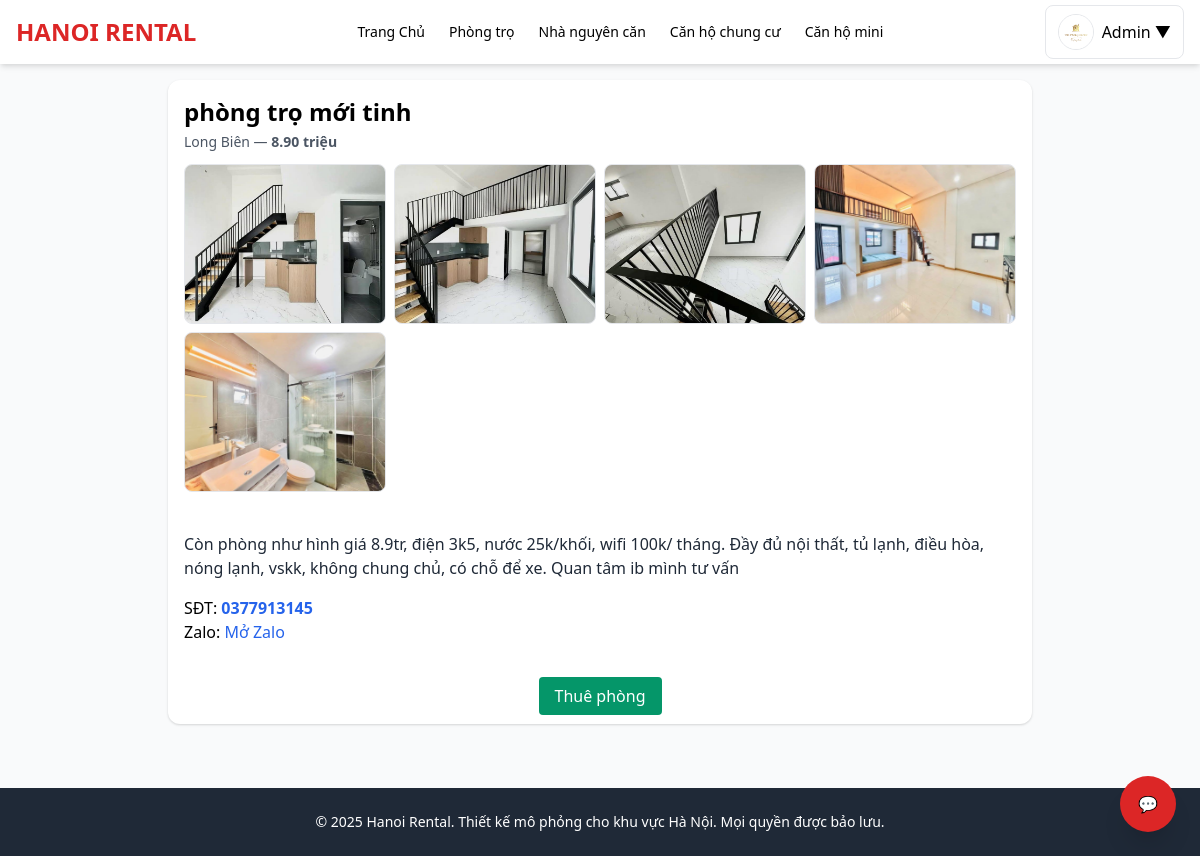
/view_post.php?id=14 (signed in), run on the app's committed database.
### tables this page shows
CREATE TABLE `posts` (
  `id` int(11) NOT NULL,
  `user_id` int(11) NOT NULL,
  `status` enum('pending','approved','rejected') DEFAULT 'pending',
  `reviewed_by` int(11) DEFAULT NULL,
  `reviewed_at` timestamp NULL DEFAULT NULL,
  `title` varchar(255) DEFAULT NULL,
  `image` varchar(255) DEFAULT NULL,
  `type` varchar(50) DEFAULT NULL,
  `khu_vuc` varchar(255) DEFAULT NULL,
  `price` varchar(50) DEFAULT NULL,
  `phone` varchar(20) DEFAULT NULL,
  `zalo` varchar(20) DEFAULT NULL,
  `description` text DEFAULT NULL,
  `status_rent` tinyint(4) DEFAULT 0,
  `created_at` timestamp NOT NULL DEFAULT current_timestamp(),
  `category` varchar(50) NOT NULL DEFAULT 'phongtro'
);

### functions.php (called while the page is built, shortened)
<?php
if (!function_exists("currentUser")) {
    function currentUser() {
        return $_SESSION['user'] ?? null;
    }
}
if (!function_exists("isAdmin")) {
    function isAdmin() {
        $u = currentUser();
        return $u && ($u['role'] ?? '') === 'admin';
    }
}

### view_post.php (the view, shortened to what this page needs)
<?php
require_once __DIR__ . '/functions.php';
function h($s) { return htmlspecialchars((string)$s, ENT_QUOTES, 'UTF-8'); }
$id = intval($_GET['id'] ?? 0);
$u = $_SESSION['user'] ?? null;
$stmt = $pdo->prepare("SELECT * FROM posts WHERE id = ? LIMIT 1");
$stmt->execute([$id]);
$post = $stmt->fetch(PDO::FETCH_ASSOC);
$isOwner = ($u && $u['id'] == $post['user_id']);
$imgsStmt = $pdo->prepare("SELECT filename FROM post_images WHERE post_id = ?");
$imgsStmt->execute([$id]);
$rows = $imgsStmt->fetchAll(PDO::FETCH_COLUMN);
$basePublic = '/hiihi';
$uploadsPublic = rtrim($basePublic, '/') . '/uploads/';
$defaultImg = rtrim($basePublic, '/') . '/assets/default.png';
$images = [];
foreach ($rows as $fn) {
    $clean = basename($fn);
    $disk = __DIR__ . '/uploads/' . $clean;
    if (is_file($disk))
        $images[] = $uploadsPublic . rawurlencode($clean);
    else
        $images[] = $defaultImg;
}
require_once __DIR__ . '/header.php';
?>
<main class="max-w-4xl mx-auto p-4">
    <div class="bg-white p-4 rounded-xl shadow">
        <h2 class="text-2xl font-bold mb-1"><?= h($post['title']) ?></h2>
        <p class="text-gray-600 text-sm mb-3">
            <?= h($post['khu_vuc']) ?> —
            <b><?= number_format($post['price'], 2) ?> triệu</b>
        </p>
        <div class="grid grid-cols-1 sm:grid-cols-2 md:grid-cols-4 gap-2 mb-4">
            <?php foreach ($images as $img): ?>
                <img src="<?= h($img) ?>" class="w-full h-40 object-cover rounded-lg border bg-gray-100">
            <?php endforeach; ?>
        </div>
        <div class="text-gray-800 whitespace-pre-line mb-4">
            <?= nl2br(h($post['description'])) ?>
        </div>
        <div class="mb-4">
            <p>SĐT:
                <a href="tel:<?= h($post['phone']) ?>" class="text-blue-600 font-semibold">
                    <?= h($post['phone']) ?>
                </a>
            </p>
            <?php if (!empty($post['zalo'])): ?>
                <p>Zalo:
                    <a href="<?= h($post['zalo']) ?>" target="_blank" class="text-blue-600">Mở Zalo</a>
                </p>
            <?php endif; ?>
        </div>
        <div class="text-center mt-6">
            <?php if (!$u): ?>
                <a href="<?= $basePublic ?>/auth.php?mode=login"
                   class="px-4 py-2 bg-blue-600 text-white rounded">Đăng nhập để thuê phòng</a>
            <?php elseif ($isOwner): ?>
                <p class="text-yellow-600 font-bold">Bạn là chủ bài đăng này.</p>
            <?php else: ?>
                <a href="<?= $basePublic ?>/rent_submit.php?post_id=<?= $post['id'] ?>"
                   class="px-4 py-2 bg-green-600 text-white rounded hover:bg-green-700">
                   Thuê phòng
                </a>
            <?php endif; ?>
        </div>
    </div>
</main>
<?php require_once __DIR__ . '/footer.php'; ?>

### data on the page
posts: title "phòng trọ mới tinh", khu_vuc "Long Biên", price "8.90", description "Còn phòng như hình giá 8.9tr, điện 3k5, nước 25k/khối, wifi 100k/ tháng. Đầy đủ nội thất, tủ lạnh, điều hòa, nóng lạnh, vskk, không chung chủ, có chỗ để xe. Quan tâm ib mình tư vấn", phone "0377913145"

### other printed values
$display_name "Admin"
